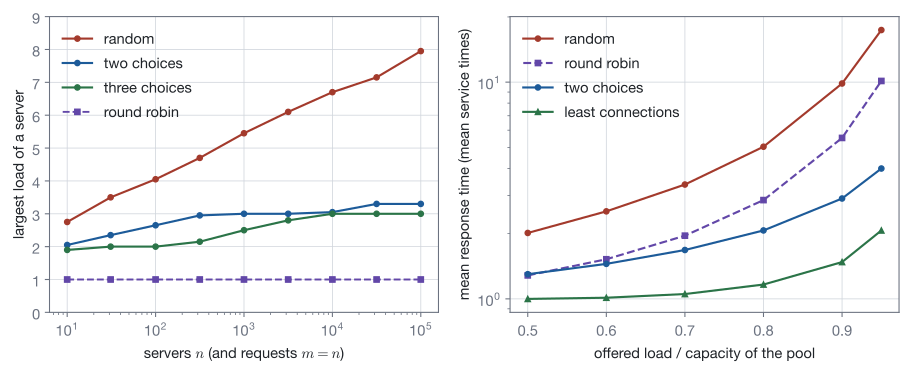

Write Python code to recreate this figure.
"""Load-balancing algorithms compared. Left: the largest number of requests on one server when n requests are assigned
to n servers by round robin, at random, or to the less loaded of d random servers (d = 2, 3), the mean of 20 seeded
runs. Right: mean response time in a seeded simulation of 20 servers that serve requests one at a time in arrival
order, with exponential service times of mean 1 and random arrivals, against the offered load as a fraction of the
pool's capacity."""
import os
import sys
from collections import deque

sys.path.insert(0, os.path.join(os.path.dirname(os.path.abspath(__file__)), "..", "..", "..", "_filters"))
from figstyle import *  # noqa: E402,F403

import numpy as np  # noqa: E402


def max_load(n, d, rng):
    load = np.zeros(n, dtype=int)
    if d == 0:  # round robin
        return int(np.ceil(n / n))
    picks = rng.integers(0, n, size=(n, d))
    for row in picks:
        j = row[np.argmin(load[row])] if d > 1 else row[0]
        load[j] += 1
    return int(load.max())


def simulate(rule, load, n=20, requests=60000, seed=1):
    rng = np.random.default_rng(seed)
    gaps = rng.exponential(1 / (load * n), requests)
    work = rng.exponential(1.0, requests)
    picks = rng.integers(0, n, size=(requests, 2))
    free = [0.0] * n                          # time at which each server finishes its current backlog
    pending = [deque() for _ in range(n)]     # departure times of the requests at each server
    t, total, rr = 0.0, 0.0, 0
    for i in range(requests):
        t += gaps[i]
        for q in pending:
            while q and q[0] <= t:
                q.popleft()
        if rule == "round robin":
            j, rr = rr, (rr + 1) % n
        elif rule == "random":
            j = picks[i, 0]
        elif rule == "two choices":
            a, b = picks[i]
            j = a if len(pending[a]) <= len(pending[b]) else b
        else:  # least connections
            j = min(range(n), key=lambda k: len(pending[k]))
        start = max(t, free[j])
        free[j] = start + work[i]
        pending[j].append(free[j])
        if i >= requests // 10:
            total += free[j] - t
    return total / (requests - requests // 10)


rng = np.random.default_rng(2026)
ns = np.unique(np.logspace(1, 5, 9).astype(int))
fig, (ax1, ax2) = plt.subplots(1, 2, figsize=(9.6, 4.0))
for d, label, colour in ((1, "random", STATEMENT), (2, "two choices", ACCENT), (3, "three choices", EXAMPLE)):
    means = [np.mean([max_load(n, d, rng) for _ in range(20)]) for n in ns]
    ax1.plot(ns, means, "o-", color=colour, lw=1.6, ms=4, label=label)
ax1.plot(ns, np.ones_like(ns), "s--", color=EXERCISE, lw=1.4, ms=4, label="round robin")
ax1.set_xscale("log")
ax1.set_xlabel(r"servers $n$ (and requests $m = n$)")
ax1.set_ylabel("largest load of a server")
ax1.set_ylim(0, 9)
ax1.grid(True, color=GRID, lw=0.6)
ax1.legend(frameon=False, loc="upper left")

loads = [0.5, 0.6, 0.7, 0.8, 0.9, 0.95]
for rule, colour, style in (("random", STATEMENT, "o-"), ("round robin", EXERCISE, "s--"),
                            ("two choices", ACCENT, "o-"), ("least connections", EXAMPLE, "^-")):
    ax2.plot(loads, [simulate(rule, x) for x in loads], style, color=colour, lw=1.6, ms=4, label=rule)
ax2.set_yscale("log")
ax2.set_xlabel("offered load / capacity of the pool")
ax2.set_ylabel("mean response time (mean service times)")
ax2.grid(True, color=GRID, lw=0.6)
ax2.legend(frameon=False, loc="upper left")
fig.tight_layout()
save_figure(fig, "lb_algorithms")
